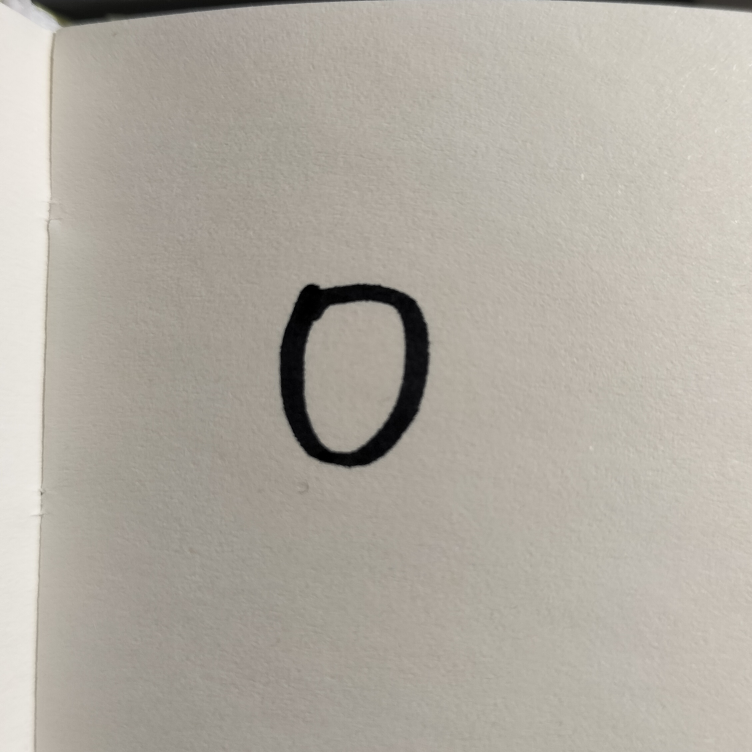
#> input picture images/0.png, 2256 x 2256 px (shown at 1/3 size)
$ python -i improve.py   (imports and definitions only)
#> lines starting #> are read from the running program, lines starting #| are printed output that depends on the picture; after the words box and inside, x2 and y2 are one past the last pixel; in counts of white or black regions, pixels touching at a corner belong together
import numpy as np
import matplotlib.pyplot as plt
import tensorflow as tf
from tensorflow.keras.datasets import mnist
from tensorflow.keras.models import Sequential
from tensorflow.keras.layers import Dense, Flatten
from tensorflow.keras.utils import to_categorical
import cv2  # 用于处理自定义图像

# 启用 Keras 后端
# [1 line that did not run here, left out]
# [2 lines not run here, left out]

# --- 1. 数据集加载与预处理 ---


# [74 lines left out: functions load_and_preprocess_data, build_bp_model, train_and_evaluate_model, not called in this run]

# --- 4. 识别你手写的数字 (核心要求) ---


def preprocess_custom_image(image_path):
    """
    改进版预处理：
    1. 读取灰度图
    2. 二值化处理（去除阴影和背景噪声）
    3. 寻找数字的最小外接矩形（自动裁剪）
    4. 保持比例缩放到 20x20，然后贴到 28x28 的中心
    """
#> called with image_path = 'images/0.png'
    # 1. 读取图像
    img = cv2.imread(image_path, cv2.IMREAD_GRAYSCALE)
#> img: shape (2256, 2256); min 0, max 244, mean 172.4
    if img is None:
        raise FileNotFoundError(f"无法加载图像: {image_path}")

    # 2. 二值化处理 (黑底白字)
    # 使用 OTSU 算法自动寻找最佳阈值，或者手动调整阈值
    # 如果你的图是白底黑字，先反转
    # cv2.THRESH_BINARY_INV 会自动反转颜色（变成黑底白字）并二值化
    _, img_bin = cv2.threshold(img, 0, 255, cv2.THRESH_BINARY_INV
                               + cv2.THRESH_OTSU)
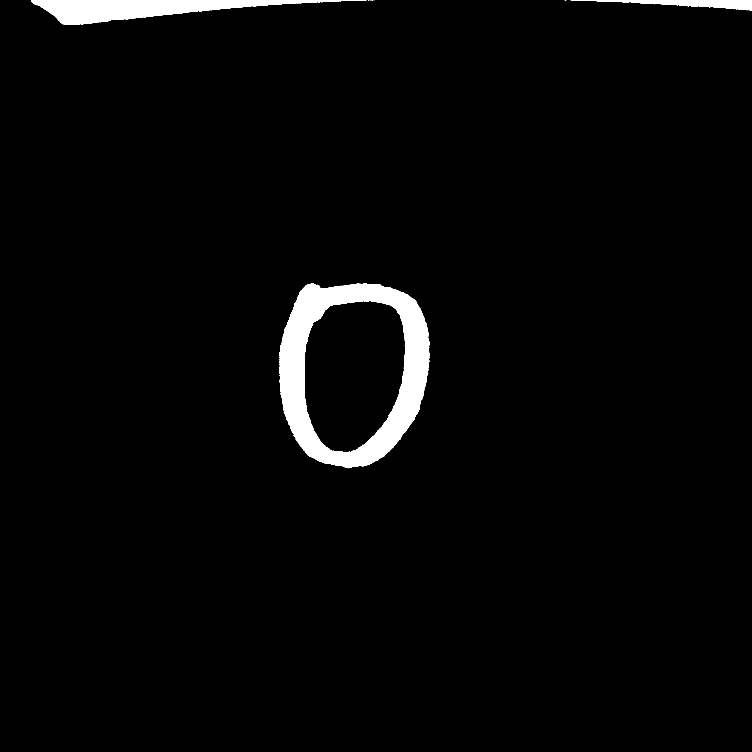
#> img_bin: shape (2256, 2256) (shown at 1/3 size); 2.6% white; 11 white regions (8 under 20 px)

    # 3. 找到数字的边界 (Bounding Box)
    contours, _ = cv2.findContours(img_bin, cv2.RETR_EXTERNAL,
                                   cv2.CHAIN_APPROX_SIMPLE)
#> contours = 11 contours, 8 with area under 20; largest, box (x1, y1, x2, y2) and area: (838, 851, 1290, 1405) 203336, (93, 0, 1100, 75) 32230, (1724, 0, 2256, 31) 6887

    if not contours:
        # 如果没找到轮廓，返回全黑图像
        return np.zeros((1, 28, 28), dtype='float32')

    # 找到最大的轮廓（假设最大的轮廓是数字）
    c = max(contours, key=cv2.contourArea)
#> c = contour of 906 points, box (x1, y1, x2, y2) (838, 851, 1290, 1405), area 203336
    x, y, w, h = cv2.boundingRect(c)
#> x = 838; y = 851; w = 452; h = 554

    # 裁剪出数字部分
    digit = img_bin[y:y+h, x:x+w]
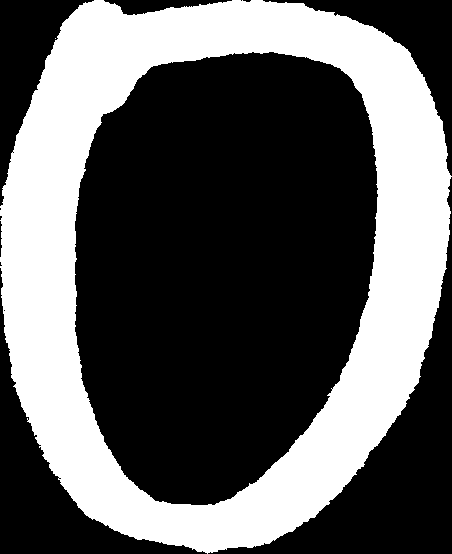
#> digit: shape (554, 452); 37.2% white; 2 white regions (1 under 20 px), largest, box (x1, y1, x2, y2) and area: (0, 0, 452, 554) 93139

    # 4. 保持比例缩放
    # MNIST 数字通常在 20x20 像素范围内，放在 28x28 的中心
    target_size = 20

    # 计算缩放比例
    scale = target_size / max(h, w)
#> scale = 0.0361
    new_w, new_h = int(w * scale), int(h * scale)
#> new_w = 16; new_h = 20

    resized_digit = cv2.resize(digit, (new_w, new_h),
                               interpolation=cv2.INTER_AREA)

    # 5. 创建 28x28 的黑色背景并居中粘贴
    final_img = np.zeros((28, 28), dtype=np.uint8)

    # 计算粘贴位置（居中）
    pad_x = (28 - new_w) // 2
#> pad_x = 6
    pad_y = (28 - new_h) // 2
#> pad_y = 4

    final_img[pad_y:pad_y+new_h, pad_x:pad_x+new_w] = resized_digit
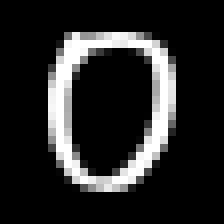
#> final_img: shape (28, 28) (shown 8 times larger); min 0, max 255, mean 38.7

    # 6. 归一化
    final_img = final_img.astype('float32') / 255.0

    # 增加维度以匹配 Keras 输入 (1, 28, 28)
    return np.expand_dims(final_img, axis=0)


# [66 lines left out: function test_custom_numbers, not called in this run]

# --- 主程序入口 ---


# [15 lines not run here, left out]

>>> result = preprocess_custom_image('images/0.png')
